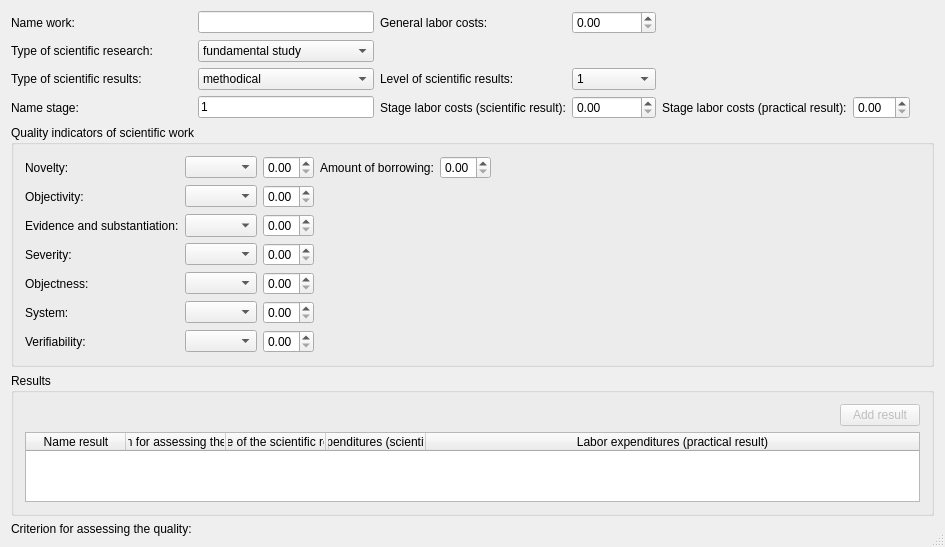
<?xml version="1.0" encoding="UTF-8"?>
<ui version="4.0">
 <class>MainDialog</class>
 <widget class="QDialog" name="MainDialog">
  <property name="geometry">
   <rect>
    <x>0</x>
    <y>0</y>
    <width>785</width>
    <height>463</height>
   </rect>
  </property>
  <property name="windowTitle">
   <string>Assessment scientific work</string>
  </property>
  <property name="sizeGripEnabled">
   <bool>true</bool>
  </property>
  <layout class="QGridLayout" name="gridLayout_2">
   <item row="1" column="1">
    <widget class="QComboBox" name="typeScientificResearchComboBox">
     <item>
      <property name="text">
       <string>fundamental study</string>
      </property>
     </item>
     <item>
      <property name="text">
       <string>applied research</string>
      </property>
     </item>
     <item>
      <property name="text">
       <string>experimental development</string>
      </property>
     </item>
     <item>
      <property name="text">
       <string>military-scientific support</string>
      </property>
     </item>
     <item>
      <property name="text">
       <string>innovative research</string>
      </property>
     </item>
    </widget>
   </item>
   <item row="3" column="1">
    <widget class="QLineEdit" name="nameStageLineEdit">
     <property name="sizePolicy">
      <sizepolicy hsizetype="Preferred" vsizetype="Fixed">
       <horstretch>0</horstretch>
       <verstretch>0</verstretch>
      </sizepolicy>
     </property>
     <property name="text">
      <string>1</string>
     </property>
    </widget>
   </item>
   <item row="3" column="0">
    <widget class="QLabel" name="label_2">
     <property name="text">
      <string>Name stage:</string>
     </property>
    </widget>
   </item>
   <item row="3" column="3">
    <widget class="QDoubleSpinBox" name="stageLaborCostsScientificDoubleSpinBox">
     <property name="maximum">
      <double>99999999.989999994635582</double>
     </property>
    </widget>
   </item>
   <item row="3" column="2">
    <widget class="QLabel" name="label_10">
     <property name="text">
      <string>Stage labor costs (scientific result):</string>
     </property>
    </widget>
   </item>
   <item row="0" column="2">
    <widget class="QLabel" name="label_13">
     <property name="text">
      <string>General labor costs:</string>
     </property>
    </widget>
   </item>
   <item row="0" column="3">
    <widget class="QDoubleSpinBox" name="generalLaborCostsDoubleSpinBox">
     <property name="maximum">
      <double>99999999.989999994635582</double>
     </property>
    </widget>
   </item>
   <item row="6" column="1">
    <widget class="QLabel" name="resultKNRLabel">
     <property name="font">
      <font>
       <pointsize>8</pointsize>
       <weight>75</weight>
       <italic>false</italic>
       <bold>true</bold>
       <underline>true</underline>
       <kerning>true</kerning>
      </font>
     </property>
     <property name="text">
      <string/>
     </property>
     <property name="alignment">
      <set>Qt::AlignCenter</set>
     </property>
    </widget>
   </item>
   <item row="0" column="1">
    <widget class="QLineEdit" name="nameWorkLineEdit">
     <property name="sizePolicy">
      <sizepolicy hsizetype="Preferred" vsizetype="Fixed">
       <horstretch>0</horstretch>
       <verstretch>0</verstretch>
      </sizepolicy>
     </property>
    </widget>
   </item>
   <item row="1" column="0">
    <widget class="QLabel" name="label_11">
     <property name="text">
      <string>Type of scientific research:</string>
     </property>
    </widget>
   </item>
   <item row="2" column="0">
    <widget class="QLabel" name="label_16">
     <property name="text">
      <string>Type of scientific results:</string>
     </property>
    </widget>
   </item>
   <item row="3" column="5">
    <widget class="QDoubleSpinBox" name="stageLaborCostsPracticalDoubleSpinBox"/>
   </item>
   <item row="3" column="6" colspan="4">
    <spacer name="horizontalSpacer_5">
     <property name="orientation">
      <enum>Qt::Horizontal</enum>
     </property>
     <property name="sizeHint" stdset="0">
      <size>
       <width>40</width>
       <height>20</height>
      </size>
     </property>
    </spacer>
   </item>
   <item row="0" column="4" colspan="6">
    <spacer name="horizontalSpacer_4">
     <property name="orientation">
      <enum>Qt::Horizontal</enum>
     </property>
     <property name="sizeHint" stdset="0">
      <size>
       <width>40</width>
       <height>20</height>
      </size>
     </property>
    </spacer>
   </item>
   <item row="0" column="0">
    <widget class="QLabel" name="label">
     <property name="text">
      <string>Name work:</string>
     </property>
     <property name="buddy">
      <cstring>nameWorkLineEdit</cstring>
     </property>
    </widget>
   </item>
   <item row="4" column="0" colspan="10">
    <widget class="QGroupBox" name="groupBox">
     <property name="title">
      <string>Quality indicators of scientific work</string>
     </property>
     <layout class="QGridLayout" name="gridLayout">
      <item row="0" column="4">
       <widget class="QDoubleSpinBox" name="amountBorrowingDoubleSpinBox">
        <property name="maximum">
         <double>1.000000000000000</double>
        </property>
        <property name="singleStep">
         <double>0.100000000000000</double>
        </property>
       </widget>
      </item>
      <item row="3" column="2">
       <widget class="QDoubleSpinBox" name="severityDoubleSpinBox">
        <property name="maximum">
         <double>1.000000000000000</double>
        </property>
        <property name="singleStep">
         <double>0.050000000000000</double>
        </property>
       </widget>
      </item>
      <item row="4" column="0">
       <widget class="QLabel" name="label_7">
        <property name="text">
         <string>Objectness:</string>
        </property>
       </widget>
      </item>
      <item row="0" column="2">
       <widget class="QDoubleSpinBox" name="noveltyDoubleSpinBox">
        <property name="readOnly">
         <bool>false</bool>
        </property>
        <property name="maximum">
         <double>8.000000000000000</double>
        </property>
        <property name="singleStep">
         <double>0.050000000000000</double>
        </property>
       </widget>
      </item>
      <item row="1" column="2">
       <widget class="QDoubleSpinBox" name="objectivityDoubleSpinBox">
        <property name="maximum">
         <double>1.000000000000000</double>
        </property>
        <property name="singleStep">
         <double>0.050000000000000</double>
        </property>
       </widget>
      </item>
      <item row="2" column="0">
       <widget class="QLabel" name="label_5">
        <property name="text">
         <string>Evidence and substantiation:</string>
        </property>
       </widget>
      </item>
      <item row="0" column="0">
       <widget class="QLabel" name="label_3">
        <property name="text">
         <string>Novelty:</string>
        </property>
       </widget>
      </item>
      <item row="2" column="1">
       <widget class="QComboBox" name="evidenceSubstantiationComboBox">
        <property name="sizePolicy">
         <sizepolicy hsizetype="Preferred" vsizetype="Preferred">
          <horstretch>0</horstretch>
          <verstretch>0</verstretch>
         </sizepolicy>
        </property>
       </widget>
      </item>
      <item row="2" column="2">
       <widget class="QDoubleSpinBox" name="evidenceSubstantiationDoubleSpinBox">
        <property name="maximum">
         <double>1.000000000000000</double>
        </property>
        <property name="singleStep">
         <double>0.050000000000000</double>
        </property>
       </widget>
      </item>
      <item row="3" column="0">
       <widget class="QLabel" name="label_6">
        <property name="text">
         <string>Severity:</string>
        </property>
       </widget>
      </item>
      <item row="1" column="0">
       <widget class="QLabel" name="label_4">
        <property name="text">
         <string>Objectivity:</string>
        </property>
       </widget>
      </item>
      <item row="0" column="1">
       <widget class="QComboBox" name="noveltyComboBox"/>
      </item>
      <item row="3" column="1">
       <widget class="QComboBox" name="severityComboBox"/>
      </item>
      <item row="1" column="1">
       <widget class="QComboBox" name="objectivityComboBox"/>
      </item>
      <item row="5" column="2">
       <widget class="QDoubleSpinBox" name="systemDoubleSpinBox">
        <property name="maximum">
         <double>1.000000000000000</double>
        </property>
        <property name="singleStep">
         <double>0.050000000000000</double>
        </property>
       </widget>
      </item>
      <item row="5" column="0">
       <widget class="QLabel" name="label_8">
        <property name="text">
         <string>System:</string>
        </property>
       </widget>
      </item>
      <item row="6" column="0">
       <widget class="QLabel" name="label_9">
        <property name="text">
         <string>Verifiability:</string>
        </property>
       </widget>
      </item>
      <item row="6" column="1">
       <widget class="QComboBox" name="verifiabilityComboBox"/>
      </item>
      <item row="5" column="1">
       <widget class="QComboBox" name="systemComboBox"/>
      </item>
      <item row="6" column="2">
       <widget class="QDoubleSpinBox" name="verifiabilityDoubleSpinBox">
        <property name="maximum">
         <double>1.000000000000000</double>
        </property>
        <property name="singleStep">
         <double>0.050000000000000</double>
        </property>
       </widget>
      </item>
      <item row="4" column="2">
       <widget class="QDoubleSpinBox" name="objectnessDoubleSpinBox">
        <property name="maximum">
         <double>1.000000000000000</double>
        </property>
        <property name="singleStep">
         <double>0.050000000000000</double>
        </property>
       </widget>
      </item>
      <item row="4" column="1">
       <widget class="QComboBox" name="objectnessComboBox"/>
      </item>
      <item row="0" column="3">
       <widget class="QLabel" name="label_12">
        <property name="text">
         <string>Amount of borrowing:</string>
        </property>
       </widget>
      </item>
      <item row="0" column="5">
       <spacer name="horizontalSpacer">
        <property name="orientation">
         <enum>Qt::Horizontal</enum>
        </property>
        <property name="sizeHint" stdset="0">
         <size>
          <width>40</width>
          <height>20</height>
         </size>
        </property>
       </spacer>
      </item>
     </layout>
    </widget>
   </item>
   <item row="5" column="0" colspan="10">
    <widget class="QGroupBox" name="groupBox_2">
     <property name="title">
      <string>Results</string>
     </property>
     <layout class="QGridLayout" name="gridLayout_3">
      <item row="1" column="0" colspan="2">
       <widget class="QTableWidget" name="tableWidget">
        <property name="sizeAdjustPolicy">
         <enum>QAbstractScrollArea::AdjustToContentsOnFirstShow</enum>
        </property>
        <property name="editTriggers">
         <set>QAbstractItemView::NoEditTriggers</set>
        </property>
        <property name="selectionMode">
         <enum>QAbstractItemView::SingleSelection</enum>
        </property>
        <property name="selectionBehavior">
         <enum>QAbstractItemView::SelectRows</enum>
        </property>
        <attribute name="horizontalHeaderCascadingSectionResizes">
         <bool>true</bool>
        </attribute>
        <attribute name="horizontalHeaderStretchLastSection">
         <bool>true</bool>
        </attribute>
        <column>
         <property name="text">
          <string>Name result</string>
         </property>
        </column>
        <column>
         <property name="text">
          <string>Criterion for assessing the quality</string>
         </property>
        </column>
        <column>
         <property name="text">
          <string>Value of the scientific result</string>
         </property>
        </column>
        <column>
         <property name="text">
          <string>Labor expenditures (scientific result)</string>
         </property>
        </column>
        <column>
         <property name="text">
          <string>Labor expenditures (practical result)</string>
         </property>
        </column>
       </widget>
      </item>
      <item row="0" column="1">
       <widget class="QPushButton" name="addResultButton">
        <property name="enabled">
         <bool>false</bool>
        </property>
        <property name="text">
         <string>Add result</string>
        </property>
       </widget>
      </item>
      <item row="0" column="0">
       <spacer name="horizontalSpacer_2">
        <property name="orientation">
         <enum>Qt::Horizontal</enum>
        </property>
        <property name="sizeHint" stdset="0">
         <size>
          <width>40</width>
          <height>20</height>
         </size>
        </property>
       </spacer>
      </item>
     </layout>
    </widget>
   </item>
   <item row="6" column="0">
    <widget class="QLabel" name="label_14">
     <property name="text">
      <string>Сriterion for assessing the quality:</string>
     </property>
    </widget>
   </item>
   <item row="3" column="4">
    <widget class="QLabel" name="label_15">
     <property name="text">
      <string>Stage labor costs (practical result):</string>
     </property>
    </widget>
   </item>
   <item row="2" column="1">
    <widget class="QComboBox" name="typeScientificResultComboBox">
     <item>
      <property name="text">
       <string>methodical</string>
      </property>
     </item>
     <item>
      <property name="text">
       <string>theoretical</string>
      </property>
     </item>
     <item>
      <property name="text">
       <string>synergetic</string>
      </property>
     </item>
     <item>
      <property name="text">
       <string>innovative</string>
      </property>
     </item>
     <item>
      <property name="text">
       <string>systemic</string>
      </property>
     </item>
    </widget>
   </item>
   <item row="1" column="2" colspan="8">
    <spacer name="horizontalSpacer_3">
     <property name="orientation">
      <enum>Qt::Horizontal</enum>
     </property>
     <property name="sizeHint" stdset="0">
      <size>
       <width>40</width>
       <height>20</height>
      </size>
     </property>
    </spacer>
   </item>
   <item row="2" column="2">
    <widget class="QLabel" name="label_17">
     <property name="text">
      <string>Level of scientific results:</string>
     </property>
    </widget>
   </item>
   <item row="2" column="3">
    <widget class="QComboBox" name="levelScientificResultComboBox">
     <item>
      <property name="text">
       <string>1</string>
      </property>
     </item>
     <item>
      <property name="text">
       <string>2</string>
      </property>
     </item>
     <item>
      <property name="text">
       <string>3</string>
      </property>
     </item>
     <item>
      <property name="text">
       <string>4</string>
      </property>
     </item>
    </widget>
   </item>
  </layout>
 </widget>
 <layoutdefault spacing="6" margin="11"/>
 <resources/>
 <connections/>
</ui>
